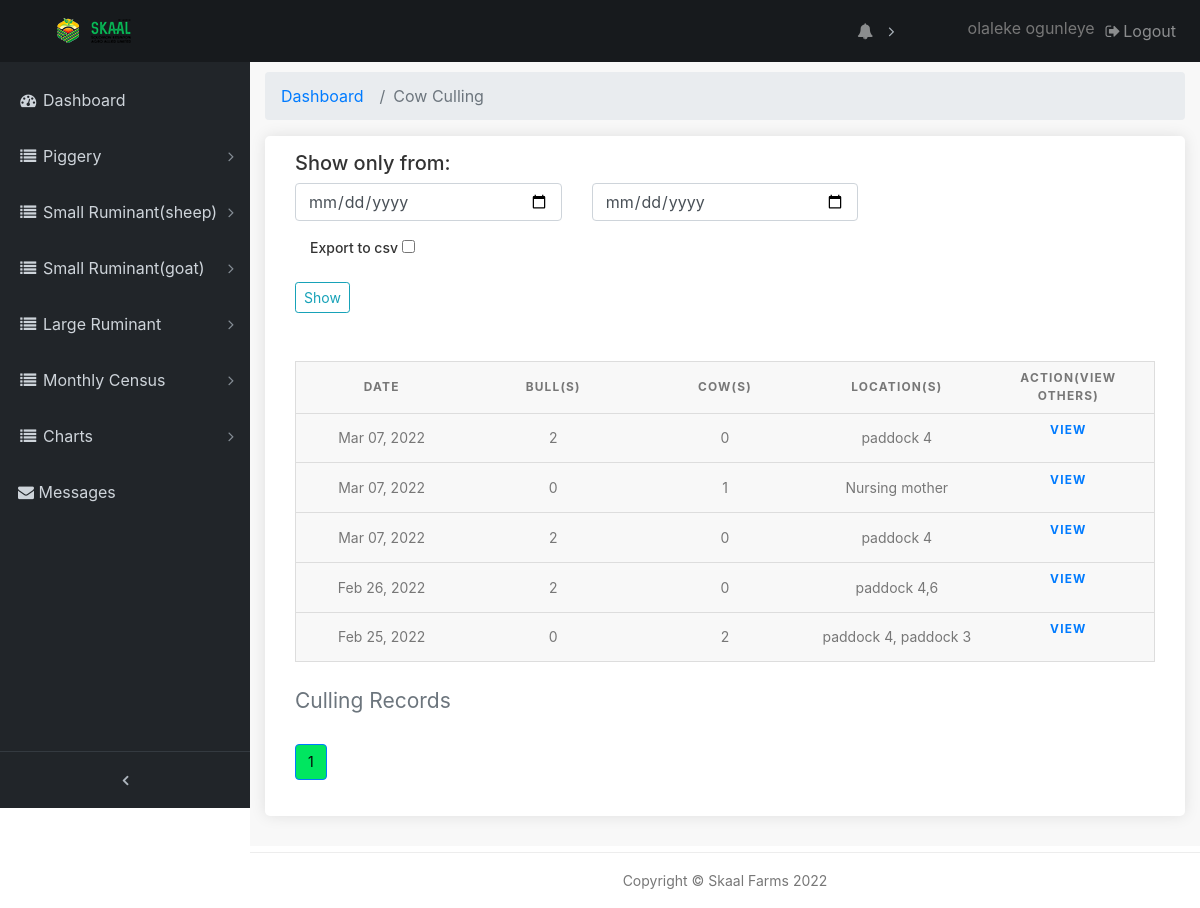
The page /pages/cow-cull-records (signed in) on the database its author committed.
### farmrecord/models.py (models this page shows, shortened)
class CowCulling(models.Model):
    date = models.DateTimeField(default=timezone.now)
    cow_num = models.IntegerField(verbose_name='Cow(s)', default=0)
    bull_num = models.IntegerField(verbose_name='Bull(s)', default=0)
    section = models.ForeignKey(Section, verbose_name='Section', related_name='category6', null=True, on_delete=models.CASCADE)
    location = models.CharField(max_length=500, verbose_name='Location(s)')
    reason = models.TextField(max_length=500, verbose_name='Reason', blank=True)
    export_to_CSV = models.BooleanField(default=False)
    slug = models.SlugField(max_length=150, unique=True)

### farmrecord/views.py (the view)
# urls.py: path('cow-cull-records', views.cow_cullrec, name='cow_cullrec'),
@login_required(login_url='/admin-page/login')
def cow_cullrec(request):
    cow_crec = CowCulling.objects.order_by('-date')
    query_form = CowcullFilter()
    paginated_filtercc = Paginator(cow_crec, 10)
    page_number = request.GET.get('page')
    cc_page_obj = paginated_filtercc.get_page(page_number)
    context = {
        'cc_page_obj': cow_crec,
        'q'    : query_form
    }
    context['cc_page_obj'] = cc_page_obj
    return render(request, 'cowcullrec.html',context)

### farmrecord/forms.py
class CowcullFilter(forms.ModelForm):
    date = forms.DateField(widget=forms.HiddenInput(), required=False)
    start_date = forms.DateField(
        widget=forms.TextInput(attrs={'class': 'form-control', 'type' : 'date', 'placeholder': 'From'}))
    end_date = forms.DateField(
        widget=forms.TextInput(attrs={'class': 'form-control', 'type' : 'date', 'placeholder': 'To'}))
    export_to_CSV = forms.BooleanField(required=False, label="Export to CSV")
    class Meta:
        model = CowCulling
        fields =('date','export_to_CSV')

### templates/cowcullrec.html (shortened to what this page needs)
{% extends 'base.html' %}
{% load static %}
{% block content %}
  <div class="content-wrapper">
    <div class="container-fluid">
      <ol class="breadcrumb">
        <li class="breadcrumb-item">
          <a href="#">Dashboard</a>
        </li>
        <li class="breadcrumb-item active">Cow Culling</li>
      </ol>
		<div class="box_general padding_bottom">
      <h5>Show only from:</h5>
      <form class="mb-5" action="{% url 'farmrecord:cowcull_filter' %}">
        <div class="row">
          <div class="col-lg-4 col-md-12 form-group">
            {{ q.start_date }}
          </div>
          <div class="col-lg-4 col-md-12 form-group">
            {{ q.end_date }}
          </div>
        </div>
        <div class="col-lg-12 col-md-12 form-group">
          <label for="">Export to csv</label>
          {{ q.export_to_CSV }}
        </div>
        <input type="submit" class="btn btn-outline-info btn-sm" value="Show">
      </form>
			<table>
        <caption>Culling Records</caption>
        <thead>
          <tr>
            <th scope="col">Date</th>
            <th scope="col">Bull(s)</th>
            <th scope="col">Cow(s)</th>
            <th scope="col">Location(s)</th>
            <th scope="col">ACTION(View others)</th>
          </tr>
        </thead>
        <tbody>
          {% if cc_page_obj %}
          {% for a in cc_page_obj %}
          <tr>
            <td data-label="Date">{{ a.date|date:"M d, Y" }}</td>
            <td data-label="Bull(s)">{{ a.bull_num }}</td>
            <td data-label="Cow(s)">{{ a.cow_num }}</td>
            <td data-label="Location(s)">{{ a.location }}</td>
            <th data-label="Action" class="table"><a href="{% url 'farmrecord:cow_cullrec_view' a.id %}" >View</a></th>
          {% endfor %}
          {% endif %}
          </tr>
        </tbody>
    </table>
    <nav aria-label="Page navigation example">
      <ul class="pagination">
        {% for i in cc_page_obj.paginator.page_range %}
        {% if cc_page_obj.number == i %}
          <li class="page-item active" aria-current="page">
            <span class="page-link">
              {{ i }}
            </span>
          </li>
          {% elif i > cc_page_obj.number|add:'-5' and i < cc_page_obj.number|add:'5' %}
          <li class="page-item"><a class="page-link" href="?page={{ i }}">{{ i }}</a></li>
        {% endif %}
      {% endfor %}
      </ul>
    </nav>
		</div>
	  </div>
   	</div>
{% endblock %}

### templates/sidebar.html (shortened to what this page needs)
{% load static %}
{% load tz %}
<nav class="navbar navbar-expand-lg navbar-dark bg-default fixed-top" id="mainNav">
    <a class="navbar-brand" href="{% url 'farmrecord:index' %}"><img src="{% static 'img/dd.png' %}" data-retina="true" alt="logo" width="150" height="36"></a>
    <div class="collapse navbar-collapse" id="navbarResponsive">
      <ul class="navbar-nav navbar-sidenav" id="exampleAccordion">
        <li class="nav-item" data-toggle="tooltip" data-placement="right" title="Dashboard">
          <a class="nav-link" href="{% url 'farmrecord:index' %}">
            <i class="fa fa-fw fa-dashboard"></i>
            <span class="nav-link-text">Dashboard</span>
          </a>
        </li>
		<li class="nav-item" data-toggle="tooltip" data-placement="right" title="My listings">
          <a class="nav-link nav-link-collapse collapsed" data-toggle="collapse" href="#mortality" data-parent="#mylistings">
            <i class="fa fa-fw fa-list"></i>
            <span class="nav-link-text">Piggery</span>
          </a>
    </li>
    <li class="nav-item" data-toggle="tooltip" data-placement="right" title="My listings">
          <a class="nav-link nav-link-collapse collapsed" data-toggle="collapse" href="#sheep" data-parent="#mylistings">
            <i class="fa fa-fw fa-list"></i>
            <span class="nav-link-text">Small Ruminant(sheep)</span>
          </a>
    </li>
<li class="nav-item" data-toggle="tooltip" data-placement="right" title="My listings">
  <a class="nav-link nav-link-collapse collapsed" data-toggle="collapse" href="#goat" data-parent="#mylistings">
    <i class="fa fa-fw fa-list"></i>
    <span class="nav-link-text">Small Ruminant(goat)</span>
  </a>
</li>
<li class="nav-item" data-toggle="tooltip" data-placement="right" title="My listings">
  <a class="nav-link nav-link-collapse collapsed" data-toggle="collapse" href="#cow" data-parent="#mylistings">
    <i class="fa fa-fw fa-list"></i>
    <span class="nav-link-text">Large Ruminant</span>
  </a>
</li>
<li class="nav-item" data-toggle="tooltip" data-placement="right" title="My listings">
  <a class="nav-link nav-link-collapse collapsed" data-toggle="collapse" href="#Procurement" data-parent="#mylistings">
    <i class="fa fa-fw fa-list"></i>
    <span class="nav-link-text">Monthly Census</span>
  </a>
</li>
        <li class="nav-item" data-toggle="tooltip" data-placement="right" title="My listingsc">
          <a class="nav-link nav-link-collapse collapsed" data-toggle="collapse" href="#chart" data-parent="#mylistingsc">
            <i class="fa fa-fw fa-list"></i>
            <span class="nav-link-text">Charts</span>
          </a>
        </li>
        <li class="nav-item" data-toggle="tooltip" data-placement="right" title="Dashboard">
          <a class="nav-link" href="{% url 'farmrecord:review_com' %}">
            <i class="fa fa-envelope" aria-hidden="true"></i>
            <span class="nav-link-text">Messages
          </span>
          </a>
        </li>
      </ul>
      <ul class="navbar-nav sidenav-toggler">
        <li class="nav-item">
          <a class="nav-link text-center" id="sidenavToggler">
            <i class="fa fa-fw fa-angle-left"></i>
          </a>
        </li>
      </ul>
      <ul class="navbar-nav ml-auto">
        <li class="nav-item dropdown mr-5">
          <a class="nav-link dropdown-toggle mr-lg-2" id="alertsDropdown" href="#" data-toggle="dropdown" aria-haspopup="true" aria-expanded="false">
            <i class="fa fa-fw fa-bell"></i>
          </a>
        </li>
        <li class="nav-item">
          <span style="line-height: 35px;">{{ request.user.get_full_name }}</span>
        </li>
        <li class="nav-item">
          <a class="nav-link" data-toggle="modal" data-target="#exampleModal">
            <i class="fa fa-fw fa-sign-out"></i>Logout</a>
        </li>
      </ul>
    </div>
  </nav>

### static/css/custom.css (style rules this page uses)
.item, img { height: 100 !important; width: 100 !important; border: 1px solid red; }
.page-item.active .page-link { color: rgb(5, 5, 5) !important; background: #00e660 !important; }
.page-item .page-link { color: rgb(0, 0, 0) !important; }

### static/css/table.css (style rules this page uses)
table { border: 1px solid #ccc; border-collapse: collapse; margin: 0; padding: 0; width: 100%; table-layout: fixed; }
table caption { font-size: 1.5em; margin: .5em 0 .75em; }
table tr { background-color: #f8f8f8; border: 1px solid #ddd; padding: .35em; }
table th, table td { padding: .625em; text-align: center; }
table th { font-size: .85em; letter-spacing: .1em; text-transform: uppercase; }
body { font-family: "Open Sans", sans-serif; line-height: 1.25; }
.table { display:block; text-decoration:none; }

### rows shown on the page
CowCulling: date "Mar 07, 2022", bull_num "2", cow_num "0", location "paddock 4"
CowCulling: date "Mar 07, 2022", bull_num "0", cow_num "1", location "Nursing mother"
CowCulling: date "Mar 07, 2022", bull_num "2", cow_num "0", location "paddock 4"
CowCulling: date "Feb 26, 2022", bull_num "2", cow_num "0", location "paddock 4,6"
CowCulling: date "Feb 25, 2022", bull_num "0", cow_num "2", location "paddock 4, paddock 3"

### other values the page prints
{{ request.user.get_full_name }} "olaleke ogunleye"
{{ i }} "1"
